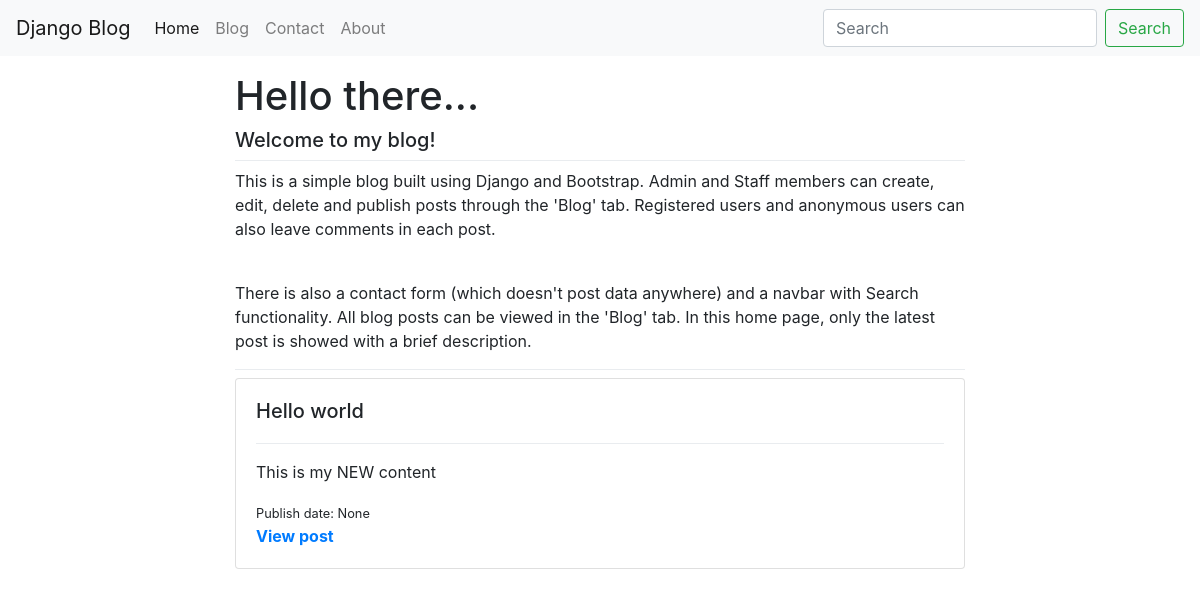
The app's page /, older data.
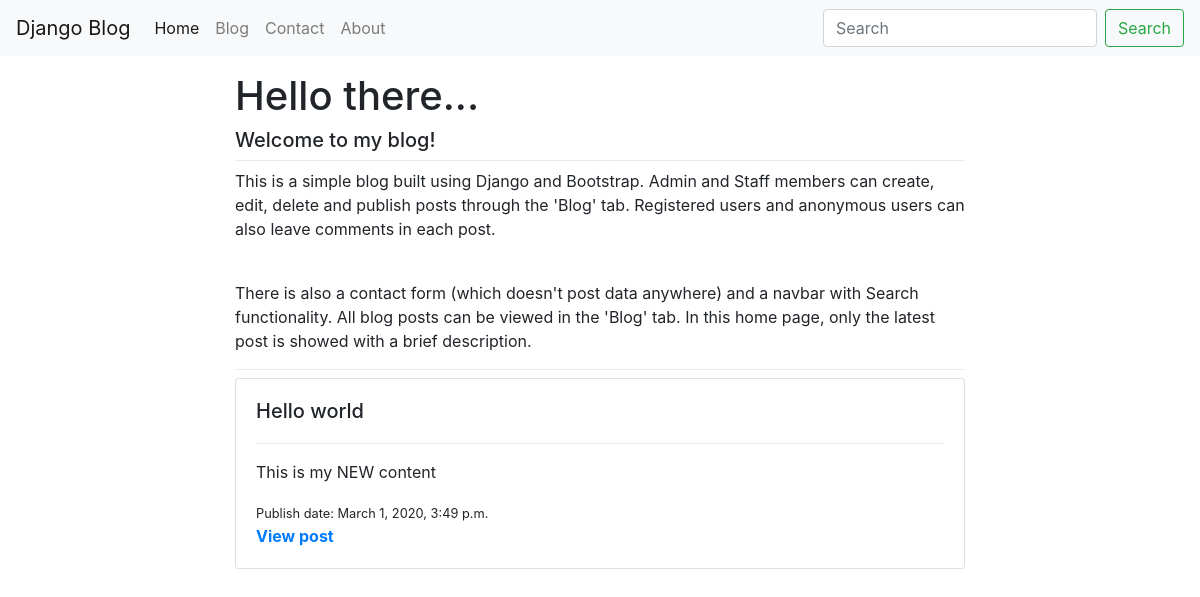
The same page, newer data.
### blog/models.py (models this page shows, shortened)
class BlogPost(models.Model):
  user = models.ForeignKey(user_model,
    null=True, default=1, on_delete=models.SET_NULL)
  title = models.TextField()
  slug = models.SlugField(unique=True)
  content = models.TextField(null=True, blank=True)
  publish_date = models.DateTimeField(auto_now=False, auto_now_add=False, null=True, blank=True)
  timestamp = models.DateTimeField(auto_now_add=True)
  updated = models.DateTimeField(auto_now=True)
  image = models.ImageField(upload_to='image/', blank=True, null=True)
  objects = BlogPostManager()
  class Meta:
    ordering = ['-publish_date', '-updated', '-timestamp']
  def get_absolute_url(self):
    return f'/blog/{self.slug}'

### Site_Blog/views.py (the view)
# urls.py: path('', home_page),
def home_page(request):
  obj = BlogPost.objects.filter().order_by('timestamp')[0]
  return render(request, 'home.html', {
    'title': 'Homepage',
    'title_header': 'Hello there...',
    'object': obj
    })

### blog/models.py (called while the page is built)
  def get_queryset(self):
    return BlogPostQuerySet(self.model, using=self._db)

### templates/home.html
{% extends "base.html" %}
{% block content %}
  <h5>Welcome to my blog!</h5>
  <div class="dropdown-divider"></div>
  <p>
    This is a simple blog built using Django and Bootstrap. Admin and Staff members can create, edit, delete and publish posts
    through the 'Blog' tab. Registered users and anonymous users can also leave comments in each post.
  </p>
  <br>
  <p>
    There is also a contact form (which doesn't post data anywhere) and a navbar with Search functionality. All blog posts can be
    viewed in the 'Blog' tab. In this home page, only the latest post is showed with a brief description.
  </p>
  <div class="dropdown-divider"></div>
  {% include "blog/list_inline.html" with blog_post=object truncate=True %}
{% endblock %}

### blog/templates/blog/list_inline.html (shortened to what this page needs)
<div class="card mb-3">
  <div class="card-body">
    <div class="row">
      <div class="col-9">
        <h5 class="card-title">{{ blog_post.title }}</h5>
      </div>
      <div class="col-3">
      </div>
    </div>
    <div class="dropdown-divider"></div>
    {% if truncate %}
      <p class="card-text">{{ blog_post.content | linebreaks | truncatewords:50 }}</p>
    {% else %}
      <p class="card-text">{{ blog_post.content | linebreaks }}</p>
    {% endif %}
    <small>Publish date: {{ blog_post.publish_date }}</small>
    <div class="row justify-content-end">
      {% if not detail %}
        <div class="text-left col-4">
          <b><a href="{{ blog_post.get_absolute_url }}">View post</a></b>
        </div>
      {% endif %}
      <div class="text-right col-8">
      </div>
    </div>
  </div>
</div>

Row changes from the older to the newer data that the page shows:
changed BlogPost "Hello world": publish_date "None" → "March 1, 2020, 3:49 p.m."
